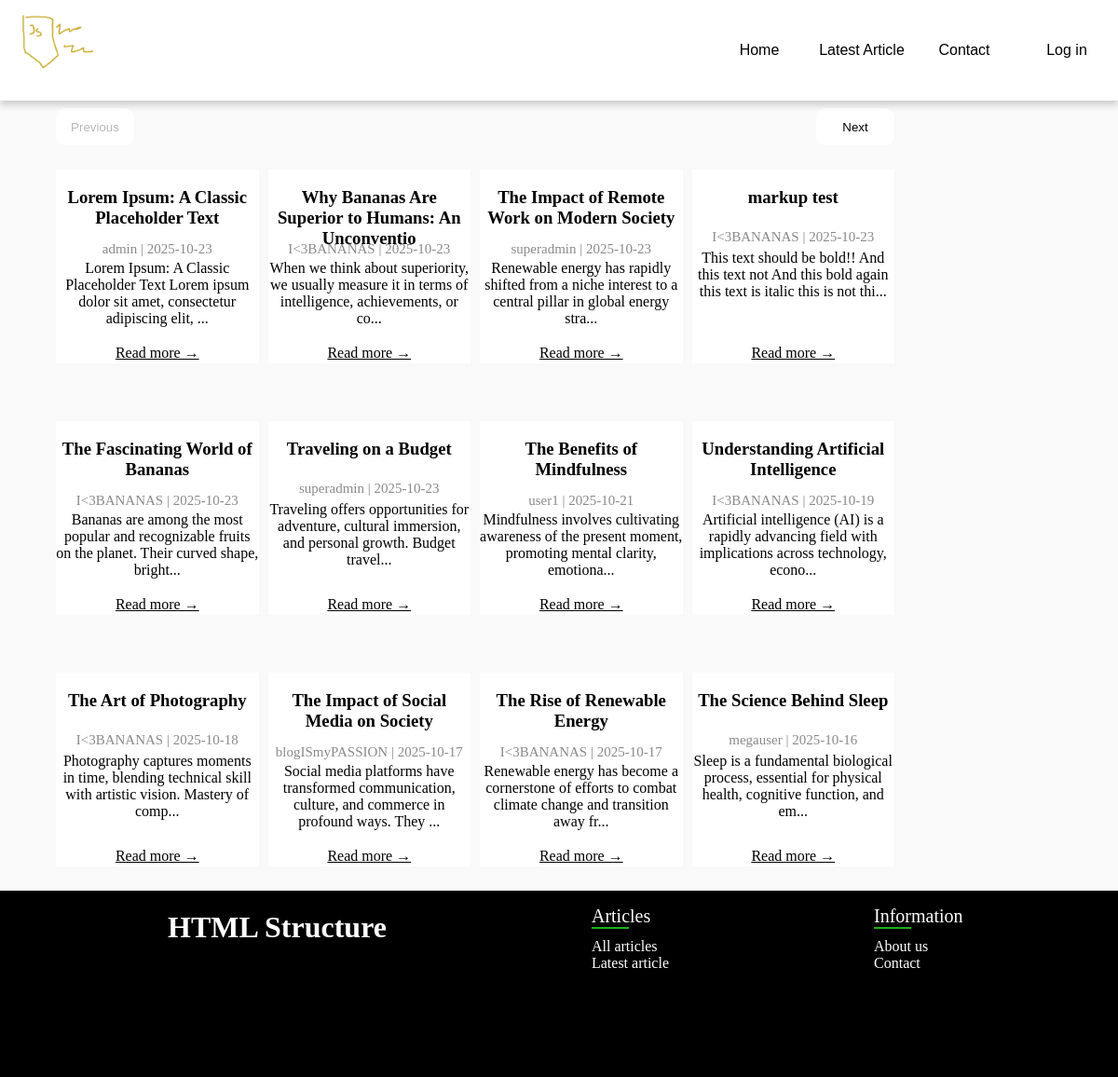
Before: / with the older database file.
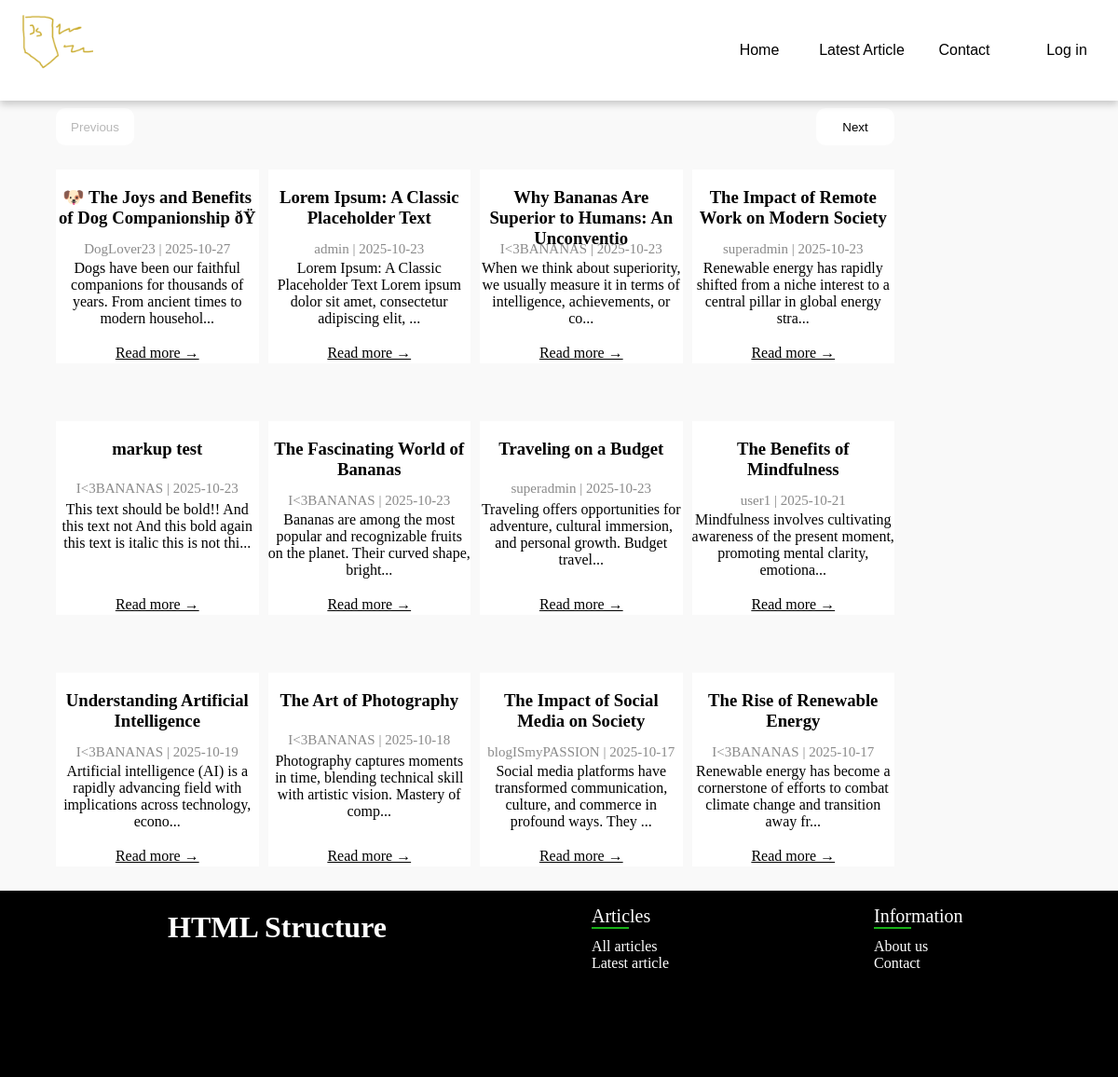
After: the same page with the newer database file.
### tables this page shows
CREATE TABLE `articles` (
  `id` int(11) NOT NULL,
  `title` text DEFAULT NULL,
  `article` text DEFAULT NULL,
  `ownerID` int(11) DEFAULT NULL,
  `date` date DEFAULT NULL
);

CREATE TABLE `users` (
  `id` int(11) NOT NULL,
  `login` text DEFAULT NULL,
  `password` text DEFAULT NULL,
  `role` varchar(10) DEFAULT NULL
);

### index.php (the view, shortened to what this page needs)
<?php
require("php/functions.php");
$user = checkSession($con);
$articleCount = $con->query("SELECT COUNT(*) FROM articles")->fetch_row()[0];
$page = isset($_GET['page']) ? $_GET['page'] : 1;
$page = $page <= 0 ? 1 : $page;
$offset = ($page - 1) * 12;
$query = $con->prepare("SELECT a.id, u.login, a.ownerID, a.title, a.article, a.date
FROM articles a join users u on u.id = a.ownerID ORDER BY a.id DESC LIMIT 12 OFFSET ?");
$query->bind_param("i", $offset);
$query->execute();
$result = $query->get_result();
$articles = $result->fetch_all(MYSQLI_ASSOC);
?>
<!DOCTYPE html>
<html lang="pl">
<head>
    <link rel="stylesheet" href="style.css">
</head>
<body>
    <?php
    getNav(getRole($user));
    ?>
    <div class="container">
        <div id="pagebuttons">
                <button <?php echo $page - 1 <=0 ? 'disabled' : ''; ?> onClick="location.href='index.php?page=<?php echo $page -1; ?>'">Previous</button>
                <button <?php echo $offset + 12 >= $articleCount ? 'disabled' : ''; ?> onClick="location.href='index.php?page=<?php echo $page + 1; ?>'">Next</button>
        </div>
        <main class="index">
            <?php
            foreach($articles as $article){
                echo '<div>
                <h3>'.substr($article['title'],0,50).'</h3>
                <p id="date">'.$article['login'].' | '.$article['date'].'</p>
                <p>'.substr(clearMarkup($article['article']),0,100).'...</p>
                <a href="article.php?id='.$article['id'].'">Read more →</a>
             </div>';
            }
            ?>
        </main>
    </div>
    <?php
    getFooter();
    ?>
</body>
</html>

### php/functions.php (shortened to what this page needs)
<?php
function getNav($role){
    echo "<nav>
        <img id='logo' src='static/logo.png' alt='logo'>
        <div class='nav-buttons'>
            <button onclick=\"location.href='index.php'\">Home</button>
            <button onclick=\"location.href='article.php'\">Latest Article</button>
            <button onclick=\"location.href='contact.php'\">Contact</button>";
    if(isUser($role)){
        echo "<div class='dropdown'>";
            echo "<button class='dropbtn'>Articles ▼</button>";
            echo "<div class='dropdown-content'>";
                echo "<button onclick=\"location.href='myarticles.php'\">My Articles</button>";
                echo "<button onclick=\"location.href='managearticle.php'\">Create Article</button>";
            echo "</div>";
        echo "</div>";
        echo "<button class='hiddenPC' onclick=\"location.href='myarticles.php'\">My Articles</button>";
        echo "<button class='hiddenPC' onclick=\"location.href='managearticle.php'\">Create Article</button>";
        if(isAdmin($role)){
            echo "<div class='dropdown'>";
            echo "<button class='dropbtn'>Admin Panel ▼</button>";
            echo "<div class='dropdown-content'>";
                echo "<button onclick=\"location.href='adminpanel.php'\">Manage Users</button>";
                echo "<button onclick=\"location.href='myarticles.php?page=1&perm=admin'\">Manage Articles</button>";
            echo "</div>";
        echo "</div>";
        echo "<button class='hiddenPC' onclick=\"location.href='adminpanel.php'\">Manage Users</button>";
        echo "<button class='hiddenPC' onclick=\"location.href='myarticles.php?page=1&perm=admin'\">Manage Articles</button>";
        }
        echo "<button onclick=\"location.href='profile.php'\">Profile</button>";
        echo "<button onclick=\"location.href='logout.php'\">Log out</button>";
    }
    else{
        echo "<button onclick=\"location.href='login.php'\">Log in</button>";
    }
    echo "</div>
        <img id='hamburger' src='static/hamburger.png' alt='hamburger'>
        <img id='x' src='static/x.png' alt='x'>
        </nav>";
}
function getFooter(){
    echo "<footer>
        <h1>HTML Structure</h1>
        <ul>
            <li>Articles</li>
            <li><span></span></li>
            <li><a href='index.php'>All articles</a></li>
            <li><a href='article.php'>Latest article</a></li>
        </ul>
        <ul>
            <li>Information</li>
            <li><span></span></li>
            <li><a href='#'>About us</a></li>
            <li><a href='contact.php'>Contact</a></li>
        </ul>
    </footer>
    <button onclick=\"scrollToTop()\" id=\"scroll\" style=\"display: none\">↑</button>
    <script src=\"script.js\"></script>";
}
function isAdmin($role){
    return $role == "admin" ||  isSuperAdmin($role);
}
function isSuperAdmin($role){
    return $role == "superadmin";
}
function isUser($role){
    return $role == 'user' || isAdmin($role);
}
function clearMarkup($article){
    $article = str_replace(['\#', '\*'], ['_ESC_HASH_', '_ESC_STAR_'], $article);
    $article = preg_replace("/^######\s+(.*)$/m","$1",$article);
    $article = preg_replace("/^#####\s+(.*)$/m","$1",$article);
    $article = preg_replace("/^####\s+(.*)$/m","$1>",$article);
    $article = preg_replace("/^###\s+(.*)$/m","$1",$article);
    $article = preg_replace("/^##\s+(.*)$/m","$1",$article);
    $article = preg_replace("/^#\s+(.*)$/m","$1",$article);
    $article = preg_replace("/\*\*(.*?)\*\*/","$1",$article);
    $article = preg_replace("/\*(.*?)\*/","$1",$article);
    $article = str_replace(['_ESC_HASH_', '_ESC_STAR_'], ['#', '*'], $article);
    return $article;
}

### style.css (style rules this page uses)
html,body { margin: 0; padding: 0; width: 100%; scrollbar-width: none; -ms-overflow-style: none; scroll-behavior: smooth; }
div { height: 80%; }
.container { width: 100%; display: flex; flex-direction: column; flex-wrap: wrap; background-color: #f9f9f9; }
main { min-height: 85vh; margin-left: 5%; display: flex; flex-direction: column; flex-wrap: wrap; align-content: space-around; align-items: center; }
p#date { color: rgb(138, 138, 138); font-size: 15px; height: 4vh; }
.index { display: grid; grid-template-columns: repeat(4, 1fr); grid-template-rows: repeat(3, 1fr); gap: 10px; width: 75%; height: 100vh; margin-top: 0; }
.index div { text-align: center; display: flex; align-items: center; justify-content: start; flex-direction: column; min-width: 0; min-height: 0; background-color: white; height: 26vh; }
.index p { padding: 0; margin: 0; height: 19vh; }
.index > div > h3 { height: 5vh; }
.index a { transition: ease-in-out 0.3s; color: black; padding-bottom: 1%; }
#pagebuttons { margin-left: 5%; margin-top: 1vh; display: flex; width: 75%; justify-content: space-between; align-items: center; height: 5vh; }
#pagebuttons button { border:none; border-radius: 10px; height: 5vh; width: 7vw; cursor: pointer; transition: 0.3s ease; background-color: transparent; background-color: white; }
.index div, article { transition: ease-in-out 0.5s; }
ul { margin-left: 15%; list-style-type: none; }
footer { height: 25vh; width: 100%; background-color: rgb(0, 0, 0); color: white; display: flex; align-content: center; }
footer>ul li:first-child { font-size: 20px; }
footer span { display: block; width: 40px; height: 2px; margin-bottom: 10px; background-color: rgb(24, 177, 24); }
footer a { text-decoration: none; color: white; transition: ease-in-out 0.5s; }
footer h1 { margin-left: 15%; }
nav { display: flex; padding: 0; position: sticky; top: 0; z-index: 9999; background-color: white; box-shadow: 0px 4px 8px 0px rgba(0,0,0,0.2); }
#logo { height: 100px; width: 100px; }
.nav-buttons { display: flex; flex-direction: row; justify-content: flex-end; align-items: center; width: 100%; height: auto; background-color: white; }
.nav-buttons button { border: none; color: #000; font-size: 16px; cursor: pointer; transition: 0.3s ease; height: 13.5vh; }
.nav-buttons > button { background-color: transparent; width: 10%; }

Changed rows visible on the page:
no longer on this page (row unchanged): articles: title "The Science Behind Sleep", ownerID.login "megauser", date "2025-10-16", article "Sleep is a fundamental biological process, essential for physical health, cognitive function, and em"
added articles: title "🐶 The Joys and Benefits of Dog Companionship ðŸ", ownerID.login "DogLover23", date "2025-10-27", article "Dogs have been our faithful companions for thousands of years. From ancient times to modern househol"
